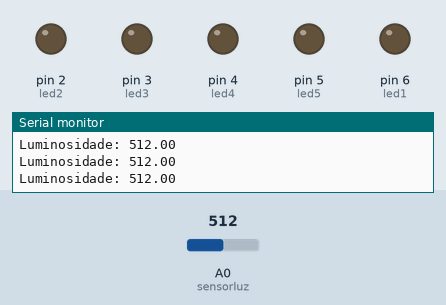
A sketch run on a simulated Arduino Uno, built with avr-gcc and run on an emulated ATmega328P. Shown: output pins drawn as LEDs (lit = HIGH), the last lines printed to the serial monitor. The test bench sets the inputs (shaded band); at power-on: A0 (sensorluz) = 512.

Above: at 1.3 s.
1.4 s: A0 (sensorluz) set to 359
3.2 s: A0 (sensorluz) set to 334
At 5.2 s:
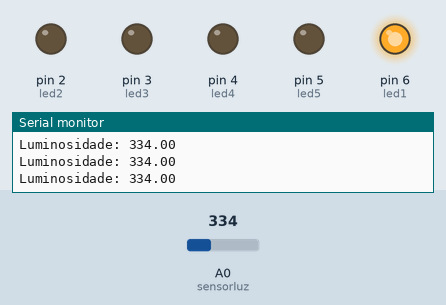
5.5 s: A0 (sensorluz) set to 360
At 6.9 s:
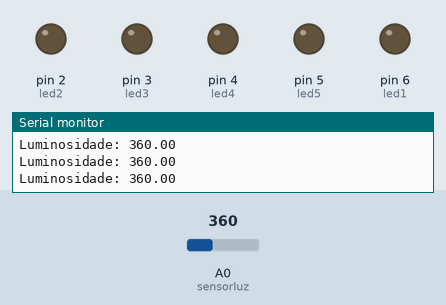
7.5 s: A0 (sensorluz) set to 340
At 8.5 s:
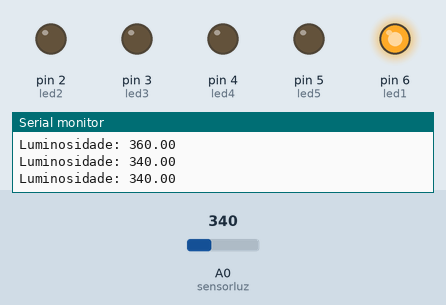
Timing chart, 0 to 10.5 s (numbered marks = the images above; inputs shaded):
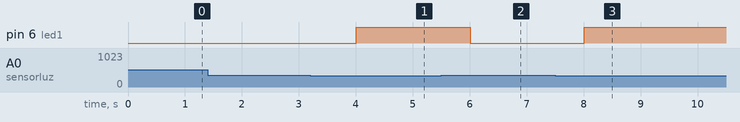

The sketch:

SensorLuzCrescente.ino
```cpp
// Declaração das variáveis
float sensorluz = A0;  // Porta analógica à qual o sensor de luz está conectado
int led1 = 6;            // Porta digital à qual o LED está conectado
int led2 = 2;
int led3 = 3;
int led4 = 4;
int led5 = 5;
float luminosidade = 0; // Variável para armazenar o valor da luminosidade

void setup() {
  // Configuração inicial
  pinMode(sensorluz, INPUT); // Define a porta do sensor de luz como entrada
  pinMode(led1, OUTPUT);
  pinMode(led2, OUTPUT);
  pinMode(led3, OUTPUT);      // Define a porta do LED como saída
  pinMode(led4, OUTPUT);
  pinMode(led5, OUTPUT);

  // Inicialização da comunicação serial
  Serial.begin(9600); // Inicia a comunicação serial com uma taxa de 9600 bauds
}

void loop() {
  // Lendo o valor do sensor de luz
  luminosidade = analogRead(sensorluz); // Lê o valor do sensor de luz e armazena na variável luminosidade

  // Exibe a luminosidade lida no monitor serial
  Serial.print("Luminosidade: ");
  Serial.println(luminosidade);

  // Aguarda meio segundo
  delay(500);

  // Verifica se a luminosidade é menor ou igual a 500

  if (luminosidade <= 350) {
    digitalWrite(led1, 1);

  } else {
    digitalWrite(led1, 0);
  }

  if ((luminosidade < 300) && (luminosidade > 270)) {

  }


}
```

Measured:
- the behaviour switches between 351 and 350 on A0 (sensorluz) (found by bisection; images 0 and 1)
- after the input at 3.2 s, pin 6 (led1): LOW → HIGH after 0.81 s
- after the input at 5.5 s, pin 6 (led1): HIGH → LOW after 0.51 s
- after the input at 7.5 s, pin 6 (led1): LOW → HIGH after 0.51 s
